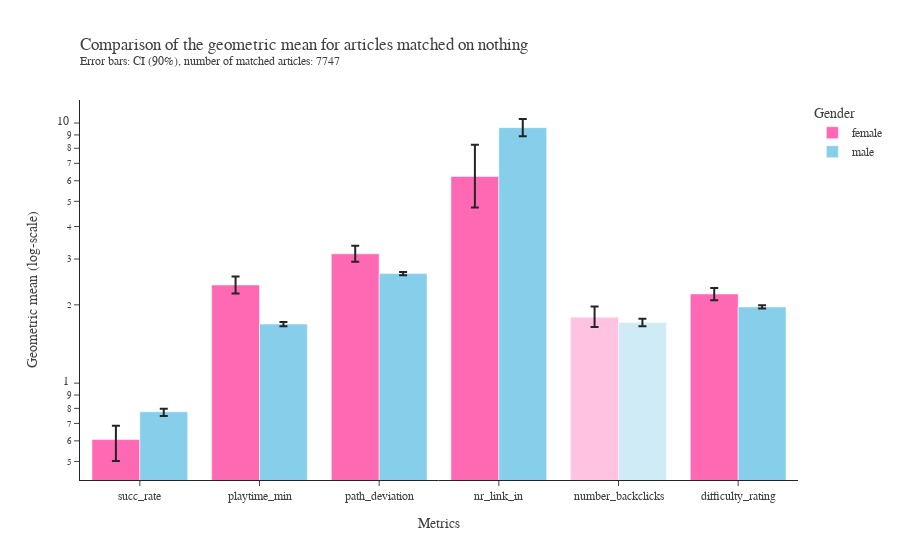

Write notebook code for a chart like this one.
### Markdown cell above
In summary we see, that at a confidence interval of 90%, we see a significant difference in 4 out of 6 metrics.

### Code cell
summary_figure(naive_summary, len(people_target_paths), "nothing", "naive_summary", opacity=[1,1,1,1,0.4,1])

### Figure 1 — Plotly figure (JSON) as saved in the notebook; plotly's stock layout.template omitted (floating-point values rounded to 4 significant figures)
{"data": [{"error_y": {"array": [0.079, 0.185, 0.235, 2.014, 0.179, 0.121], "arrayminus": [0.105, 0.172, 0.216, 1.5, 0.15, 0.121], "type": "data"}, "hovertemplate": "Geometric mean: %{y}", "marker": {"color": ["hotpink", "hotpink", "hotpink", "hotpink", "hotpink", "hotpink"], "opacity": [1, 1, 1, 1, 0.4, 1]}, "name": "female", "type": "bar", "x": ["succ_rate", "playtime_min", "path_deviation", "nr_link_in", "number_backclicks", "difficulty_rating"], "y": [0.607, 2.384, 3.142, 6.231, 1.794, 2.202]}, {"error_y": {"array": [0.022, 0.03, 0.041, 0.763, 0.059, 0.029], "arrayminus": [0.028, 0.032, 0.04, 0.699, 0.054, 0.027], "type": "data"}, "hovertemplate": "Geometric mean: %{y}", "marker": {"color": ["skyblue", "skyblue", "skyblue", "skyblue", "skyblue", "skyblue"], "opacity": [1, 1, 1, 1, 0.4, 1]}, "name": "male", "type": "bar", "x": ["succ_rate", "playtime_min", "path_deviation", "nr_link_in", "number_backclicks", "difficulty_rating"], "y": [0.776, 1.687, 2.637, 9.602, 1.709, 1.963]}], "layout": {"barmode": "group", "font": {"color": "#404040", "family": "Times New Roman, serif"}, "legend": {"title": {"text": "Gender"}}, "title": {"text": "Comparison of the geometric mean for articles matched on nothing<br><sup>Error bars: CI (90%), number of matched articles: 7747</sup>", "x": 0, "xref": "paper"}, "xaxis": {"title": {"text": "Metrics"}}, "yaxis": {"title": {"text": "Geometric mean (log-scale)"}, "type": "log"}}}
